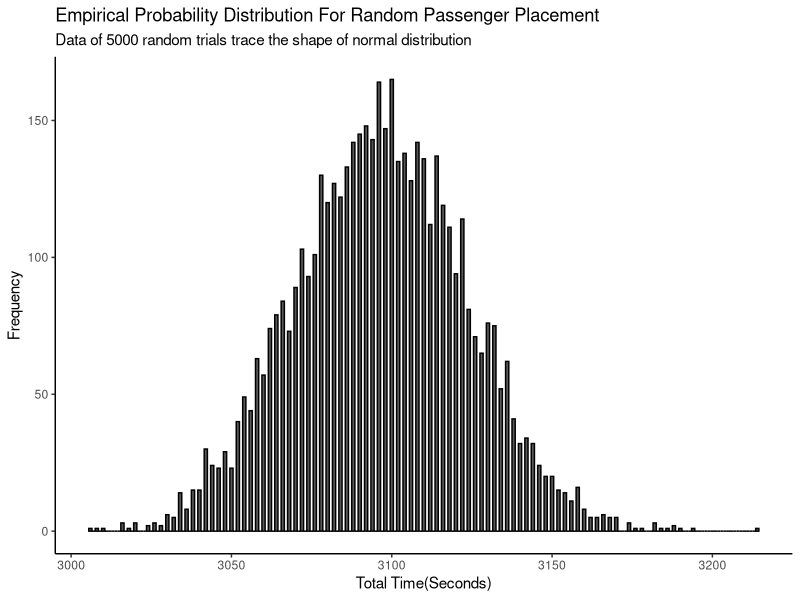
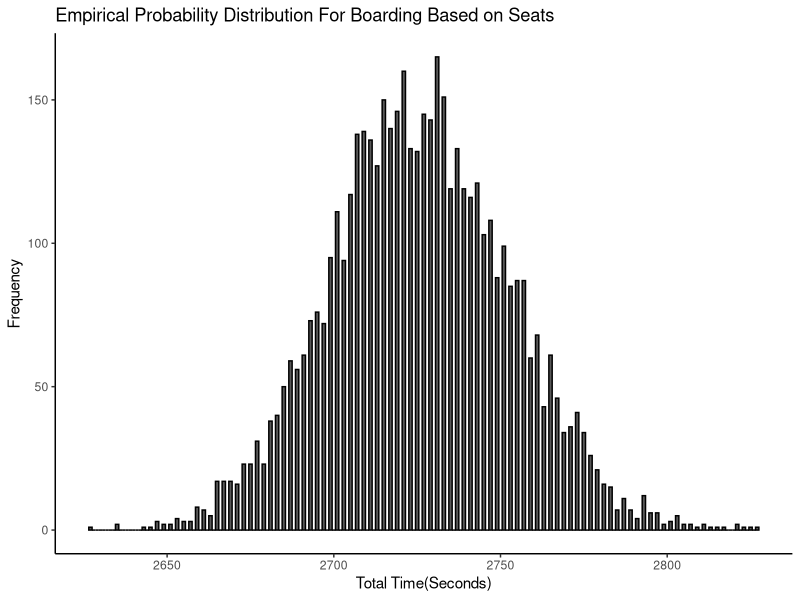

These figures' R source, in order:
## ---- chunk 1
knitr::opts_chunk$set(echo = TRUE)
library(tidyverse)
## ---- chunk 2
set.seed(1)

time_gate_seats_tot <- tibble(walking_speed = sample(x= c(130, 138, 126), size = 192, prob = c(0.35, 0.40, 0.25), replace = TRUE),
       priority = sample(x = c(0,1), size = 192, prob = c(0.95,0.5), replace = TRUE),
       trouble_some = sample(x = c(0,1,2,3,4), size = 192, prob = c(0.70, 0.15, 0.08, 0.05, 0.02), replace = TRUE))%>%
  mutate(queue_check = ifelse(priority == 1,
                               0, 
                               1)) %>%
  mutate(queue_wrong = ifelse(queue_check == 1,
                                ifelse(trouble_some == 0,
                                        sample(x= c(1,0),size = 192, replace = TRUE, prob = c(0, 1)),
                                   ifelse(trouble_some == 1, 
                                       sample(x= c(1,0),size = 192, replace = TRUE, prob = c(0.1, 0.9)),
                                        ifelse(trouble_some == 2,
                                               sample(x= c(1,0),size = 192, replace = TRUE, prob = c(0.3, 0.7)),
                                               ifelse(trouble_some == 3,
                                                       sample(x= c(1,0),size = 192, replace = TRUE, prob =c(0.5,0.5)),
                                                       sample(x= c(1,0),size = 192, replace = TRUE, prob = c(0.7, 0.3))
                                                               )))), 
                               0))%>%
  mutate(gate_time = queue_wrong*trouble_some+5)%>%
  summarise(gate_tot = sum(gate_time)+50)%>%
  pull(gate_tot)





time_gate_random_tot <- tibble(walking_speed = sample(x= c(130, 138, 126), size = 192, prob = c(0.35, 0.40, 0.25), replace = TRUE),
       priority = sample(x = c(0,1), size = 192, prob = c(0.95,0.5), replace = TRUE),
       trouble_some = sample(x = c(0,1,2,3,4), size = 192, prob = c(0.70, 0.15, 0.08, 0.05, 0.02), replace = TRUE))%>%
  mutate(queue_check = ifelse(priority == 1,
                               0, 
                               1)) %>%
  mutate(queue_wrong = 0)%>%
  mutate(gate_time = queue_wrong*trouble_some+5)%>%
  summarise(gate_tot = sum(gate_time)+5)%>%
  pull(gate_tot)




Walking_time_tot <- tibble(row_seat = 1:33, walking_speed = sample(x= c(2.17, 2.3, 2.1), size = 33, prob = c(0.35, 0.40, 0.25),replace = TRUE), walk_time1 = 1/walking_speed, walk_time_fin = 3*sum(walk_time1))%>%
  summarise(walking_time_fin = sample(walk_time_fin, size =1))%>%
  pull(walking_time_fin)
  

Tsd_tot <- tibble(TS = sample(c(0:4), prob = c(0.55, 0.75, 0.45, 0.35, 0.10),size = 192, replace = TRUE), SS = sample(c(rep(1,64),rep(2,64),rep(3,64)),size =192), Tsd = 2*(TS+SS)+10)%>%
  summarise(Tsd)%>%
  pull(Tsd)


T_shuffle_tot <- tibble(row3seats = 1:64,T_shuffle = sample(c(0,4,10,4,12,8),size = 64, prob = c(16.67,16.67,16.67,16.67,16.67,16.67),replace = TRUE))%>%
  summarise(T_shufflefin = sum(T_shuffle))%>%
  pull(T_shufflefin)

B <- tibble(RS = sample(rep(c(1:32),6)), order = sample(1:192, size = 192), RS_O = RS+order, Bp = ceiling(1/RS_O - 1/113))%>%
  summarise(B = sum(Bp))%>%
  pull(B)



random_simulation <- replicate(
  5000,
  {
    expand.grid(time_tot = sample(x = Tsd_tot, size = B, replace = TRUE))%>%
  summarise(time_tot = Walking_time_tot + sum(time_tot) +T_shuffle_tot+ time_gate_random_tot)%>%
  pull(time_tot)
  }
)

as.data.frame(random_simulation)%>%
  ggplot(aes(x=random_simulation))+
  geom_histogram(aes(y=after_stat(count)), binwidth = 1, 
                   color = "black")+
  labs(title = "Empirical Probability Distribution For Random Passenger Placement",
         subtitle = "Data of 5000 random trials trace the shape of normal distribution",
         x = "Total Time(Seconds)",
         y = "Frequency")  +
    theme_classic()



## ---- chunk 3
#quantile

mean(quantile(random_simulation, c(0.05, 0.95)))
quantile(random_simulation, c(0.05,0.50, 0.95))

## ---- chunk 4

seats_simulation <- replicate(
  5000,
  {
    expand.grid(time_tot = sample(x = Tsd_tot, size = B, replace = TRUE))%>%
  summarise(time_tot = Walking_time_tot + sum(time_tot)+time_gate_seats_tot)%>%
  pull(time_tot)
  }
)

as.data.frame(seats_simulation)%>%
  ggplot(aes(x=seats_simulation))+
  geom_histogram(aes(y=after_stat(count)), binwidth = 1, 
                   color = "black")+
  labs(title = "Empirical Probability Distribution For Boarding Based on Seats",
         x = "Total Time(Seconds)",
         y = "Frequency")  +
    theme_classic()
sd(seats_simulation)

## ---- chunk 5
mean(quantile(seats_simulation, c(0.05, 0.95)))
quantile(seats_simulation, c(0.05,0.50, 0.95))
## ---- chunk 6

